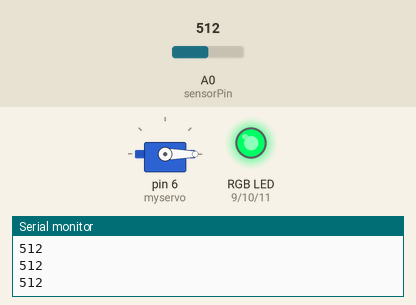
Recording of a sketch running on a simulated Arduino Uno, built with avr-gcc and run on an emulated ATmega328P. Parts: servo, an RGB LED mixed from three pins (HIGH = lit), the last lines printed to the serial monitor. Inputs (shaded band) come from the test bench; at power-on: A0 (sensorPin) = 512.

Above: at 1.2 s.
1.3 s: A0 (sensorPin) set to 716
At 2.4 s:
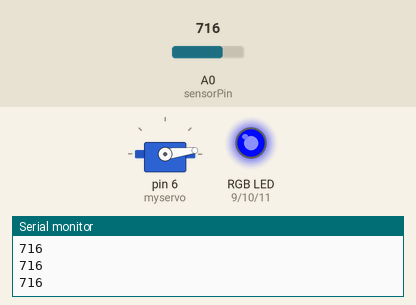
2.8 s: A0 (sensorPin) set to 900
At 3.5 s:
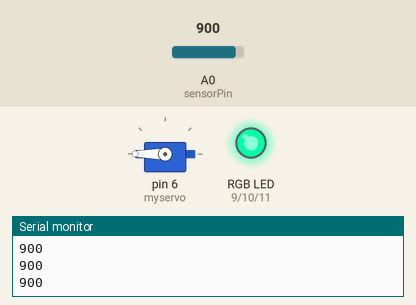
4.3 s: A0 (sensorPin) set to 1023
At 4.6 s:
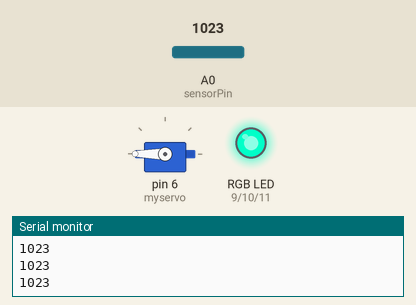
5.8 s: A0 (sensorPin) set to 511
At 6.7 s:
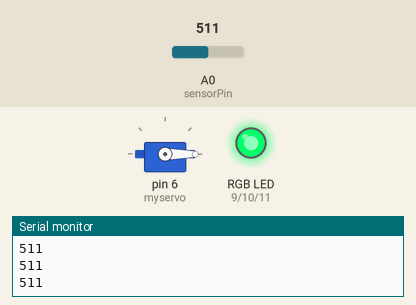
7.3 s: A0 (sensorPin) set to 306
At 8.1 s:
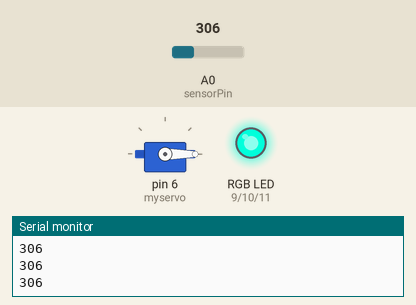
8.8 s: A0 (sensorPin) set to 122
At 9.2 s:
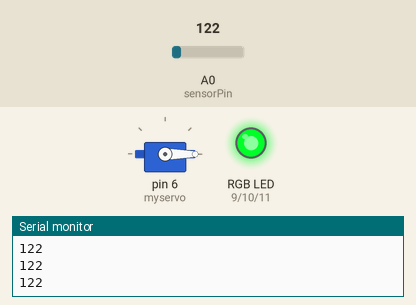
Timing chart, 0 to 11.3 s (numbered marks = the images above; inputs shaded):
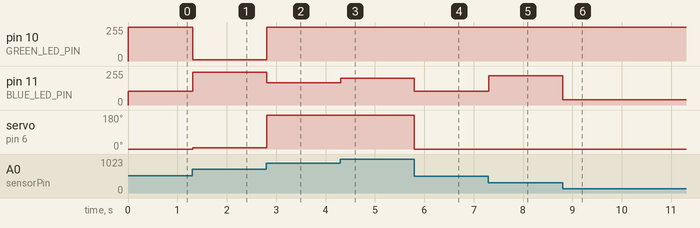

The sketch:

sensorTests.ino
```cpp
#include <Servo.h>
Servo myservo;
int pos = 0;

// LED leads connected to PWM pins
const int RED_LED_PIN = 9;
const int GREEN_LED_PIN = 10;
const int BLUE_LED_PIN = 11;

// Used to store the current intensity level of the individual LEDs
int redIntensity = 0;
int greenIntensity = 200;
int blueIntensity = 200;

int sensorPin = 0;
int sensorValue = 0;

void setup()
{
  myservo.attach(6);
  Serial.begin(9600);
}

void loop()
{
  sensorValue = analogRead(sensorPin);
  redIntensity = map(sensorValue, 710, 850, 0, 254);
  pos = map(sensorValue, 710, 850, 0, 180);

  analogWrite(RED_LED_PIN, 0);
  analogWrite(BLUE_LED_PIN, 255 - redIntensity);
  analogWrite(GREEN_LED_PIN, redIntensity);
  myservo.write(pos);

Serial.println(sensorValue);
delay(10);


}
```

Measured:
- after the input at 1.3 s, pin 10 (GREEN_LED_PIN): 255/255 → 10/255 at once; pin 11 (BLUE_LED_PIN): 102/255 → 245/255 at once; servo on pin 6 (myservo): 0° → 7° at once
- after the input at 2.8 s, pin 10 (GREEN_LED_PIN): 10/255 → 255/255 at once; pin 11 (BLUE_LED_PIN): 245/255 → 167/255 at once; servo on pin 6 (myservo): 7° → 180° at once
- after the input at 4.3 s, pin 11 (BLUE_LED_PIN): 167/255 → 200/255 at once
- after the input at 5.8 s, pin 11 (BLUE_LED_PIN): 200/255 → 104/255 at once; servo on pin 6 (myservo): 180° → 0° at once
- after the input at 7.3 s, pin 11 (BLUE_LED_PIN): 104/255 → 219/255 at once
- after the input at 8.8 s, pin 11 (BLUE_LED_PIN): 219/255 → 41/255 at once
